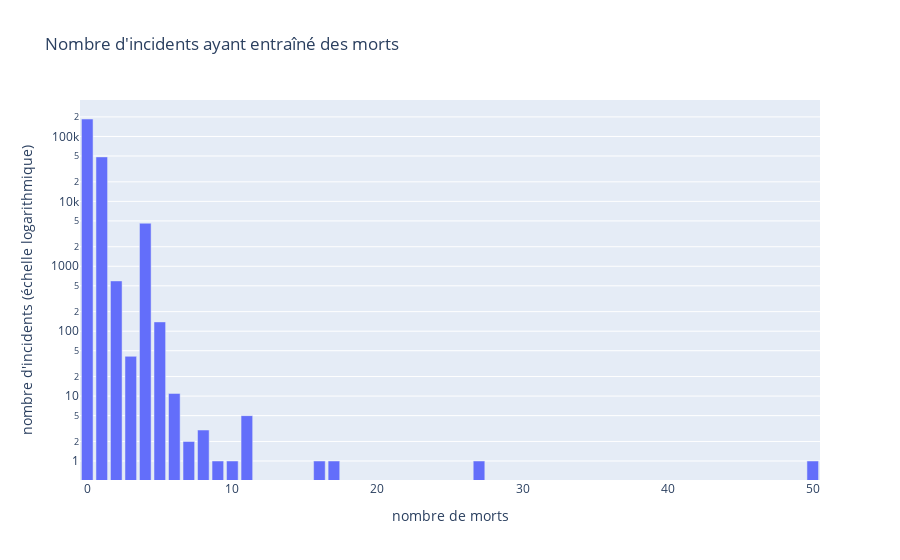

Notebook source saved alongside this figure:
### Code cell
fig3 = px.bar(updated_base, x=pd.unique(updated_base['n_killed']), y=updated_base.groupby(updated_base['n_killed']).count()['incident_id'],
              labels={"x":"nombre de morts", "y":"nombre d'incidents (échelle logarithmique)"},
              title="Nombre d'incidents ayant entraîné des morts",
              log_y=True)

fig3

### Figure 1 — Plotly figure (JSON) as saved in the notebook; plotly's stock layout.template omitted (floating-point values rounded to 4 significant figures)
{"data": [{"alignmentgroup": "True", "hovertemplate": "nombre de morts=%{x}<br>nombre d'incidents (échelle logarithmique)=%{y}<extra></extra>", "legendgroup": "", "marker": {"color": "#636efa", "pattern": {"shape": ""}}, "name": "", "offsetgroup": "", "orientation": "v", "showlegend": false, "textposition": "auto", "type": "bar", "x": [0, 1, 4, 2, 5, 3, 6, 7, 11, 8, 9, 10, 16, 50, 27, 17], "xaxis": "x", "y": [185835, 48436, 4604, 595, 139, 41, 11, 2, 5, 3, 1, 1, 1, 1, 1, 1], "yaxis": "y"}], "layout": {"barmode": "relative", "legend": {"tracegroupgap": 0}, "title": {"text": "Nombre d'incidents ayant entraîné des morts"}, "xaxis": {"anchor": "y", "domain": [0, 1], "title": {"text": "nombre de morts"}}, "yaxis": {"anchor": "x", "domain": [0, 1], "title": {"text": "nombre d'incidents (échelle logarithmique)"}, "type": "log"}}}
